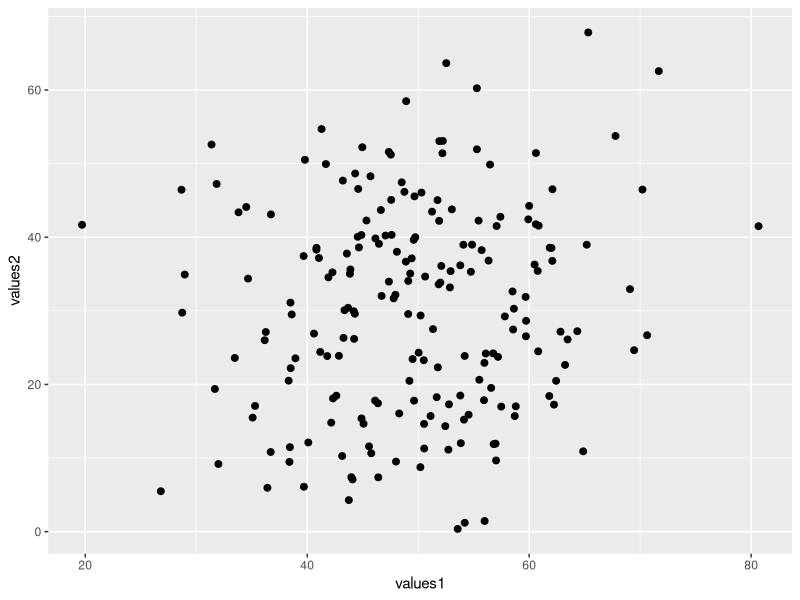
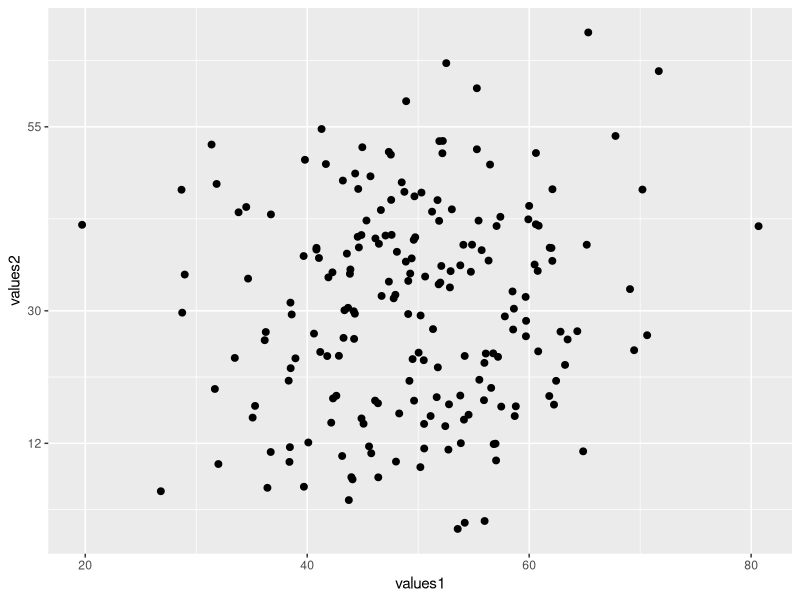
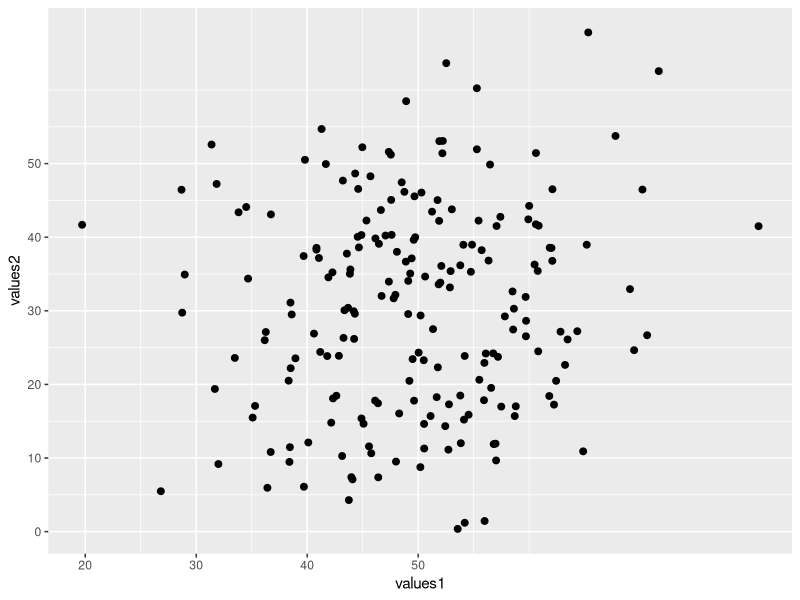
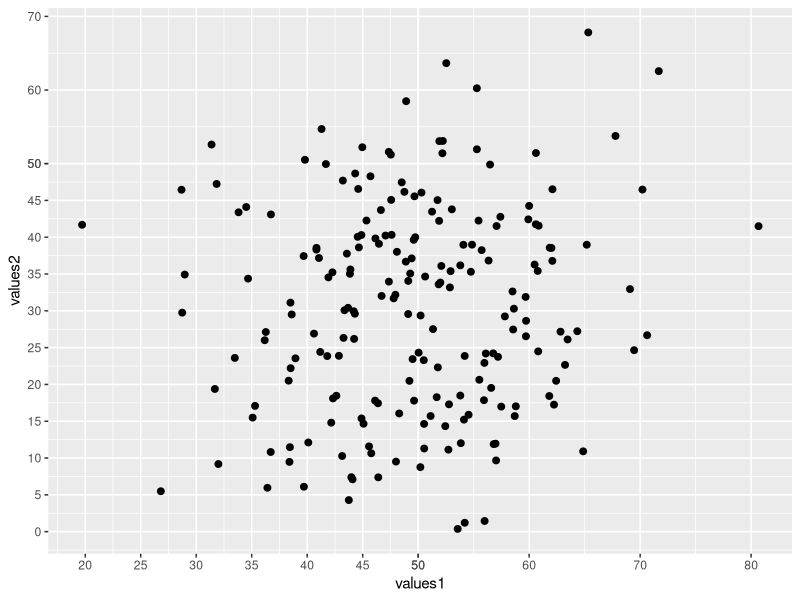
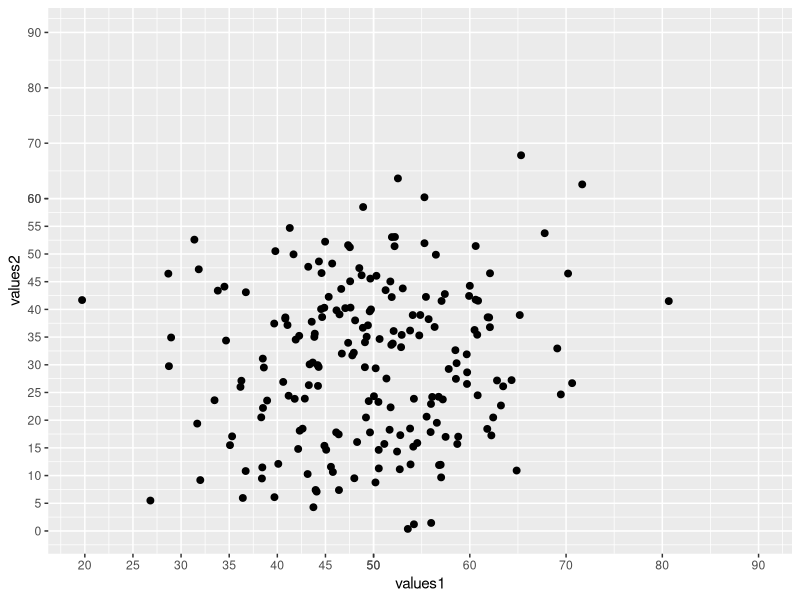
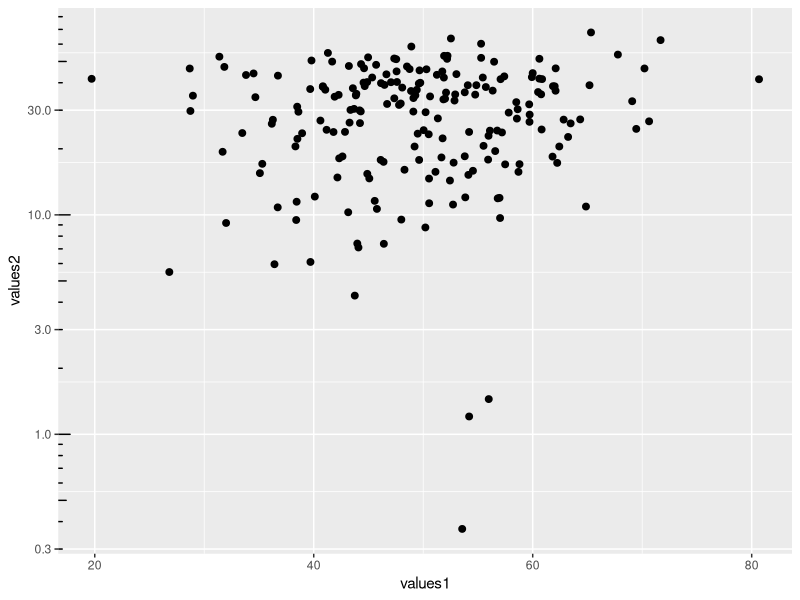

Reproduce these figures in R, in order.
## ---- chunk 1
knitr::opts_chunk$set(echo = TRUE, fig.align = "center")

# title: axis ticks
# author: jonathan
# revised: 15/3/2020

WEB <- c("https://bioceed.uib.no/dropfolder/bioSTATS/Rmd/Visualizing/Essential/axis-ticks.html")
GIT <- c("https://github.com/jonathansoule/biostats/blob/master/Visualizing/Essential/axis-ticks.Rmd")
library(ggplot2)

# variable 1
values1 <- rnorm(200, mean = 50, sd = 10)
# variable 2
values2 <- c(rnorm(100, mean = 20, sd = 10), rnorm(100, mean = 40, sd = 10))

# dataframe
df <- data.frame(values1, values2)
## ---- chunk 2
baseplot <- ggplot(df, aes(values1, values2)) +
  geom_point(size = 2)
baseplot
## ---- chunk 3
baseplot +
  scale_y_continuous(breaks = c(12, 30, 55))
## ---- chunk 4
baseplot +
  scale_x_continuous(breaks = seq(0, 50, 10)) +
  scale_y_continuous(breaks = seq(0, 50, 10))
## ---- chunk 5
baseplot +
  scale_x_continuous(breaks = c(seq(0, 50, 5), seq(50, 90, 10))) +
  scale_y_continuous(breaks = c(seq(0, 50, 5), seq(50, 90, 10)))
## ---- chunk 6
baseplot +
  scale_x_continuous(limits = c(NA, 90), breaks = c(seq(0, 50, 5), seq(50, 90, 10))) +
  scale_y_continuous(limits = c(NA, 90), breaks = c(seq(0, 60, 5), seq(60, 90, 10)))
## ---- chunk 7
baseplot +
  scale_y_continuous(trans = "log10") +
  annotation_logticks(sides = "l")
